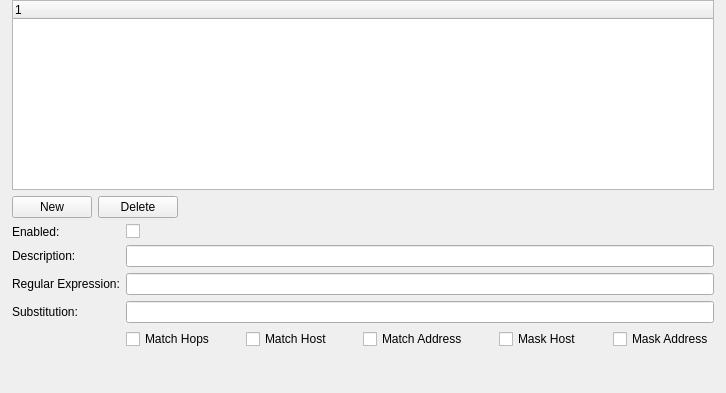
<?xml version="1.0" encoding="UTF-8"?>
<ui version="4.0">
 <class>Nedrysoft::RegExHostMasker::RegExHostMaskerSettingsPageWidget</class>
 <widget class="QWidget" name="Nedrysoft::RegExHostMasker::RegExHostMaskerSettingsPageWidget">
  <property name="geometry">
   <rect>
    <x>0</x>
    <y>0</y>
    <width>726</width>
    <height>393</height>
   </rect>
  </property>
  <property name="sizePolicy">
   <sizepolicy hsizetype="Preferred" vsizetype="Preferred">
    <horstretch>0</horstretch>
    <verstretch>0</verstretch>
   </sizepolicy>
  </property>
  <property name="windowTitle">
   <string>Nedrysoft::RegExHostMasker::RegExHostMaskerSettingsPageWidget</string>
  </property>
  <layout class="QVBoxLayout" name="verticalLayout">
   <property name="leftMargin">
    <number>12</number>
   </property>
   <property name="topMargin">
    <number>0</number>
   </property>
   <property name="rightMargin">
    <number>12</number>
   </property>
   <property name="bottomMargin">
    <number>0</number>
   </property>
   <item>
    <widget class="QTreeWidget" name="expressionsTreeWidget">
     <property name="indentation">
      <number>0</number>
     </property>
     <column>
      <property name="text">
       <string notr="true">1</string>
      </property>
     </column>
    </widget>
   </item>
   <item>
    <layout class="QHBoxLayout" name="horizontalLayout">
     <item>
      <widget class="QPushButton" name="pushButton">
       <property name="text">
        <string>New</string>
       </property>
      </widget>
     </item>
     <item>
      <widget class="QPushButton" name="pushButton_2">
       <property name="text">
        <string>Delete</string>
       </property>
      </widget>
     </item>
     <item>
      <spacer name="horizontalSpacer">
       <property name="orientation">
        <enum>Qt::Horizontal</enum>
       </property>
       <property name="sizeHint" stdset="0">
        <size>
         <width>40</width>
         <height>20</height>
        </size>
       </property>
      </spacer>
     </item>
    </layout>
   </item>
   <item>
    <layout class="QFormLayout" name="formLayout">
     <property name="fieldGrowthPolicy">
      <enum>QFormLayout::ExpandingFieldsGrow</enum>
     </property>
     <item row="1" column="0">
      <widget class="QLabel" name="descriptionLabel">
       <property name="text">
        <string>Description:</string>
       </property>
      </widget>
     </item>
     <item row="1" column="1">
      <widget class="QLineEdit" name="descriptionLineEdit"/>
     </item>
     <item row="2" column="0">
      <widget class="QLabel" name="regularExpressionLabel">
       <property name="text">
        <string>Regular Expression:</string>
       </property>
      </widget>
     </item>
     <item row="2" column="1">
      <widget class="QLineEdit" name="regularExpressionLineEdit"/>
     </item>
     <item row="3" column="0">
      <widget class="QLabel" name="substitutionLabel">
       <property name="text">
        <string>Substitution:</string>
       </property>
      </widget>
     </item>
     <item row="3" column="1">
      <widget class="QLineEdit" name="substitutionLineEdit"/>
     </item>
     <item row="5" column="1">
      <layout class="QHBoxLayout" name="flagsLayout">
       <property name="spacing">
        <number>-1</number>
       </property>
       <item>
        <widget class="QCheckBox" name="matchHopsCheckbox">
         <property name="text">
          <string>Match Hops</string>
         </property>
        </widget>
       </item>
       <item>
        <spacer name="horizontalSpacer_2">
         <property name="orientation">
          <enum>Qt::Horizontal</enum>
         </property>
         <property name="sizeHint" stdset="0">
          <size>
           <width>40</width>
           <height>20</height>
          </size>
         </property>
        </spacer>
       </item>
       <item>
        <widget class="QCheckBox" name="matchHostCheckbox">
         <property name="text">
          <string>Match Host</string>
         </property>
        </widget>
       </item>
       <item>
        <spacer name="horizontalSpacer_3">
         <property name="orientation">
          <enum>Qt::Horizontal</enum>
         </property>
         <property name="sizeHint" stdset="0">
          <size>
           <width>40</width>
           <height>20</height>
          </size>
         </property>
        </spacer>
       </item>
       <item>
        <widget class="QCheckBox" name="matchAddressCheckbox">
         <property name="text">
          <string>Match Address</string>
         </property>
        </widget>
       </item>
       <item>
        <spacer name="horizontalSpacer_4">
         <property name="orientation">
          <enum>Qt::Horizontal</enum>
         </property>
         <property name="sizeHint" stdset="0">
          <size>
           <width>40</width>
           <height>20</height>
          </size>
         </property>
        </spacer>
       </item>
       <item>
        <widget class="QCheckBox" name="maskHostCheckbox">
         <property name="text">
          <string>Mask Host</string>
         </property>
        </widget>
       </item>
       <item>
        <spacer name="horizontalSpacer_5">
         <property name="orientation">
          <enum>Qt::Horizontal</enum>
         </property>
         <property name="sizeHint" stdset="0">
          <size>
           <width>40</width>
           <height>20</height>
          </size>
         </property>
        </spacer>
       </item>
       <item>
        <widget class="QCheckBox" name="maskAddressCheckbox">
         <property name="text">
          <string>Mask Address</string>
         </property>
        </widget>
       </item>
      </layout>
     </item>
     <item row="6" column="1">
      <spacer name="verticalSpacer">
       <property name="orientation">
        <enum>Qt::Vertical</enum>
       </property>
       <property name="sizeHint" stdset="0">
        <size>
         <width>20</width>
         <height>40</height>
        </size>
       </property>
      </spacer>
     </item>
     <item row="0" column="0">
      <widget class="QLabel" name="enabledLabel">
       <property name="text">
        <string>Enabled:</string>
       </property>
      </widget>
     </item>
     <item row="0" column="1">
      <widget class="QCheckBox" name="enabledCheckBox"/>
     </item>
    </layout>
   </item>
  </layout>
 </widget>
 <resources/>
 <connections/>
</ui>
